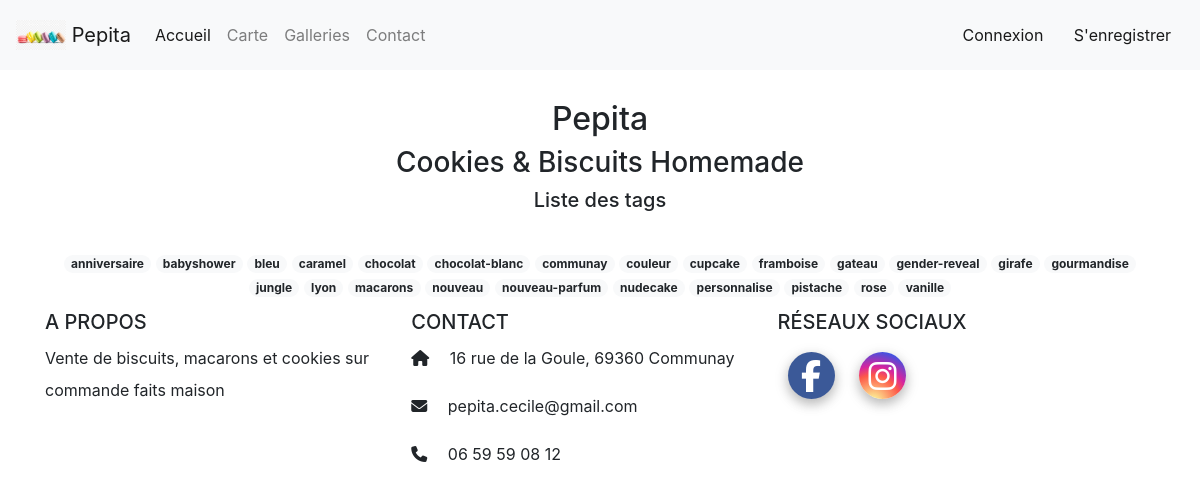
/blog/tags, run on the app's committed database.
### blog/views.py (the view)
# urls.py: path('tags', views.ListeTags.as_view(), name="liste_tag"),
class ListeTags(ListView):
	model = Tag
	context_object_name = "tags"
	template_name = "blog/liste_tag.html"
	paginate_by = 50
	ordering = ['name']

### blog/templates/blog/liste_tag.html (shortened to what this page needs)
{% extends 'base.html' %}
{% block css %}
{% load static %}
<link rel="stylesheet" type="text/css" href="{% static 'css/card_post.css' %}">
{% endblock %}
{% block content %}
<div class="header">
	<h2>Pepita</h2>
	<h3>Cookies & Biscuits Homemade</h3>
	<h5>Liste des tags</h5>
</div>
<div class ="tags">
	{% for tag in tags %}
	<a class="badge badge-pill badge-light" href="{% url 'liste_post_by_tag' tag %}">{{ tag }}</a>
	{% endfor %}
</div>
{% endblock %}

### static/css/footer.css (style rules this page uses)
html { position: relative; min-height: 100%; }

### static/css/card_post.css (style rules this page uses)
.header { padding: 30px; font-size: 40px; text-align: center; background: white; }
.tags { margin :0 5% 1% 5%; text-align: center; }

### data on the page
Tag: name "anniversaire"
Tag: name "babyshower"
Tag: name "bleu"
Tag: name "caramel"
Tag: name "chocolat"
Tag: name "chocolat-blanc"
Tag: name "communay"
Tag: name "couleur"
Tag: name "cupcake"
Tag: name "framboise"
Tag: name "gateau"
Tag: name "gender-reveal"
Tag: name "girafe"
Tag: name "gourmandise"
Tag: name "jungle"
Tag: name "lyon"
Tag: name "macarons"
Tag: name "nouveau"
Tag: name "nouveau-parfum"
Tag: name "nudecake"
Tag: name "personnalise"
Tag: name "pistache"
Tag: name "rose"
Tag: name "vanille"
